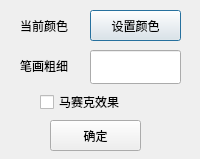
<?xml version="1.0" encoding="UTF-8"?>
<ui version="4.0">
 <class>Dialog</class>
 <widget class="QDialog" name="Dialog">
  <property name="geometry">
   <rect>
    <x>0</x>
    <y>0</y>
    <width>200</width>
    <height>159</height>
   </rect>
  </property>
  <property name="windowTitle">
   <string>Settings</string>
  </property>
  <widget class="QPushButton" name="btn_color">
   <property name="geometry">
    <rect>
     <x>90</x>
     <y>10</y>
     <width>91</width>
     <height>31</height>
    </rect>
   </property>
   <property name="text">
    <string>设置颜色</string>
   </property>
  </widget>
  <widget class="QLabel" name="lab_colorNow">
   <property name="geometry">
    <rect>
     <x>20</x>
     <y>10</y>
     <width>65</width>
     <height>31</height>
    </rect>
   </property>
   <property name="text">
    <string>当前颜色</string>
   </property>
  </widget>
  <widget class="QLineEdit" name="line_width">
   <property name="geometry">
    <rect>
     <x>90</x>
     <y>50</y>
     <width>91</width>
     <height>34</height>
    </rect>
   </property>
  </widget>
  <widget class="QPushButton" name="btn_confirm">
   <property name="geometry">
    <rect>
     <x>50</x>
     <y>120</y>
     <width>91</width>
     <height>31</height>
    </rect>
   </property>
   <property name="text">
    <string>确定</string>
   </property>
  </widget>
  <widget class="QLabel" name="lab_LineWidth">
   <property name="geometry">
    <rect>
     <x>20</x>
     <y>50</y>
     <width>71</width>
     <height>31</height>
    </rect>
   </property>
   <property name="text">
    <string>笔画粗细</string>
   </property>
  </widget>
  <widget class="QCheckBox" name="checkBox">
   <property name="geometry">
    <rect>
     <x>40</x>
     <y>90</y>
     <width>111</width>
     <height>24</height>
    </rect>
   </property>
   <property name="text">
    <string>马赛克效果</string>
   </property>
  </widget>
 </widget>
 <resources/>
 <connections/>
</ui>
